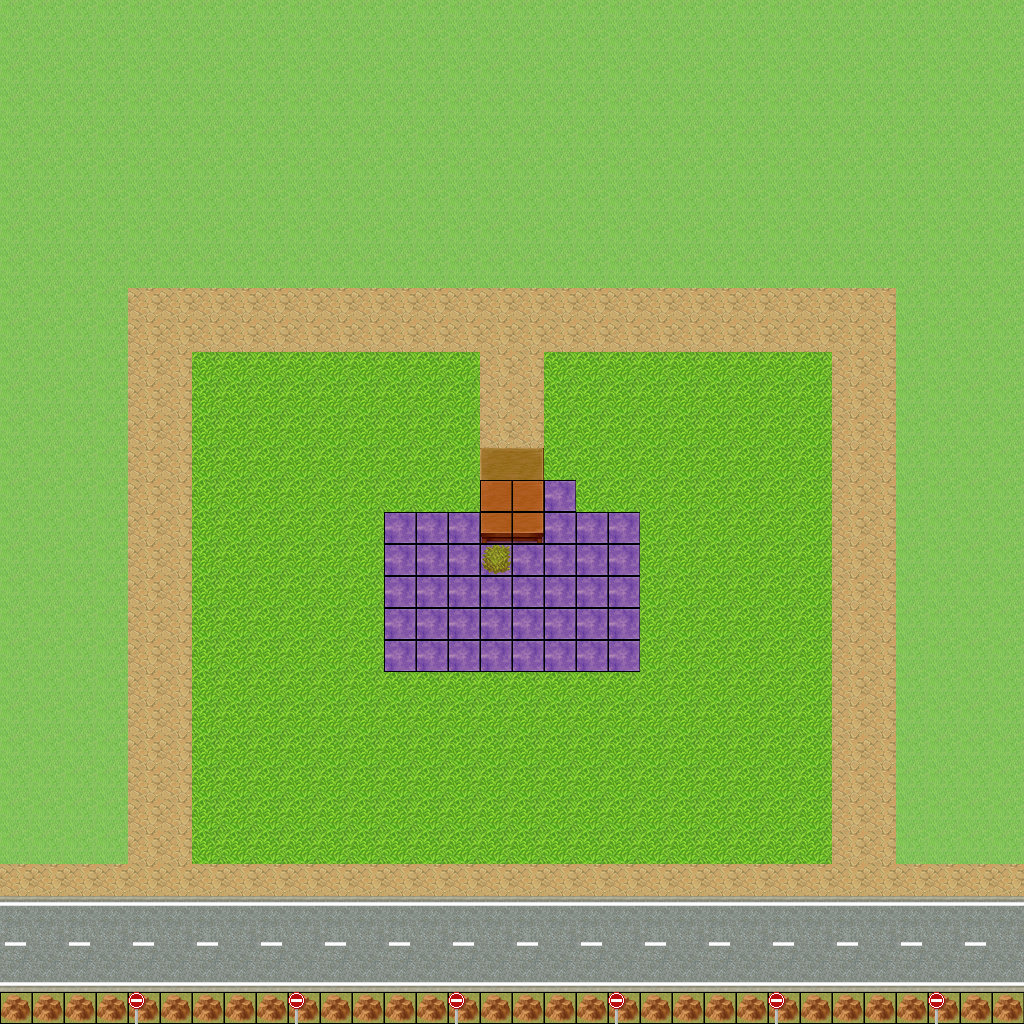

The image is a tile-based game level rendered from a .tmx file. Its description and source (layers, tilesets, objects; grid data summarised) follow:
An orthogonal 32x32 tile map with 32x32 px tiles, 4 tile layers (Background, Foreground, Meta, Foreground2).

<map version="1.0" orientation="orthogonal" width="32" height="32" tilewidth="32" tileheight="32">
 <tileset firstgid="1" name="all_tiles" tilewidth="32" tileheight="32">
  <image source="../all_tiles.png" width="512" height="960" />
 </tileset>
 <layer name="Background" width="32" height="32">
  <data>[1024 cells, 1024 non-empty, 4 distinct tile ids]</data>
 </layer>
 <layer name="Foreground" width="32" height="32">
  <data>[1024 cells, 141 non-empty, 11 distinct tile ids]</data>
 </layer>
 <layer name="Meta" width="32" height="32">
  <data>[1024 cells, 75 non-empty, 1 distinct tile ids]</data>
 </layer>
 <layer name="Foreground2" width="32" height="32">
  <data>[1024 cells, 7 non-empty, 2 distinct tile ids]</data>
 </layer>
</map>